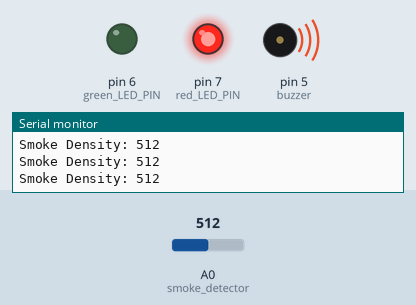
This sketch was run on a simulated Arduino Uno, built with avr-gcc and run on an emulated ATmega328P. Shown: output pins drawn as LEDs (lit = HIGH), buzzer (waves = sounding), the last lines printed to the serial monitor. The inputs (shaded band) are chosen by the test bench; at power-on: A0 (smoke_detector) = 512.

Above: at 1.3 s.
1.4 s: A0 (smoke_detector) set to 165
4.5 s: A0 (smoke_detector) set to 141
At 6.1 s:
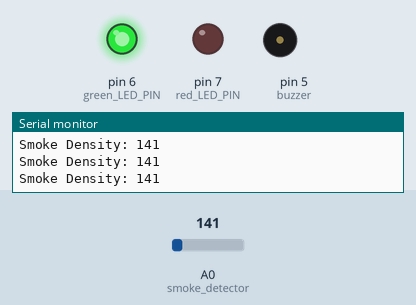
6.4 s: A0 (smoke_detector) set to 306
At 6.8 s:
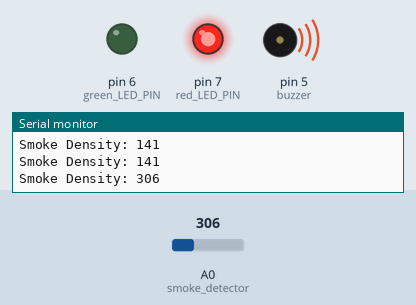
9.5 s: A0 (smoke_detector) set to 122
At 10.8 s:
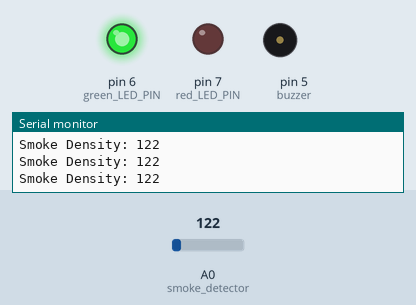
Timing chart, 0 to 12.2 s (numbered marks = the images above; inputs shaded):
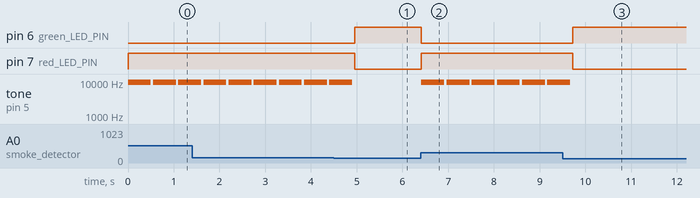

The sketch:

sketch_mar6a_copy_20250529000203.ino
```cpp
int red_LED_PIN = 7; // Red LED connected to pin 7
int green_LED_PIN = 6; // Green LED connected to pin 6
int buzzer = 5; // Buzzer connected to pin 5
int smoke_detector = A0; // MQ-2 sensor connected to analog pin A0
int safety_lim = 150; // Smoke density safe limit set to 100

void setup() {
  pinMode(red_LED_PIN, OUTPUT);
  pinMode(green_LED_PIN, OUTPUT);
  pinMode(buzzer, OUTPUT);
  pinMode(smoke_detector, INPUT);
  Serial.begin(9600); // Start serial communication
}

void loop() {
  int sensor_read = analogRead(smoke_detector);
  Serial.print("Smoke Density: ");
  Serial.println(sensor_read);

  if (sensor_read > safety_lim) {
    digitalWrite(red_LED_PIN, HIGH); // Turn on red LED
    digitalWrite(green_LED_PIN, LOW); // Turn off green LED
    tone(buzzer, 9999, 5000); // Activate buzzer for 500ms
    delay(500); // Keep the buzzer ON for a while
    noTone(buzzer); // Turn off buzzer
  } else {
    digitalWrite(green_LED_PIN, HIGH); // Turn on green LED
    digitalWrite(red_LED_PIN, LOW); // Turn off red LED
    noTone(buzzer); // Ensure buzzer is off
  }
  delay(50);
}
```

Measured:
- the behaviour switches between 151 and 150 on A0 (smoke_detector) (found by bisection; images 0 and 1)
- after the input at 4.5 s, pin 6 (green_LED_PIN): LOW → HIGH after 0.45 s; pin 7 (red_LED_PIN): HIGH → LOW after 0.45 s; tone on pin 5 (buzzer): goes on until 4.9 s, then stays silent
- after the input at 6.4 s, pin 6 (green_LED_PIN): HIGH → LOW at once; pin 7 (red_LED_PIN): LOW → HIGH at once; tone on pin 5 (buzzer): alternates 9999 Hz for 0.50 s and silent for 0.05 s, starting at once
- after the input at 9.5 s, pin 6 (green_LED_PIN): LOW → HIGH after 0.22 s; pin 7 (red_LED_PIN): HIGH → LOW after 0.22 s; tone on pin 5 (buzzer): goes on until 9.7 s, then stays silent
- by itself, tone on pin 5 (buzzer): alternates 9999 Hz for 0.50 s and silent for 0.05 s
